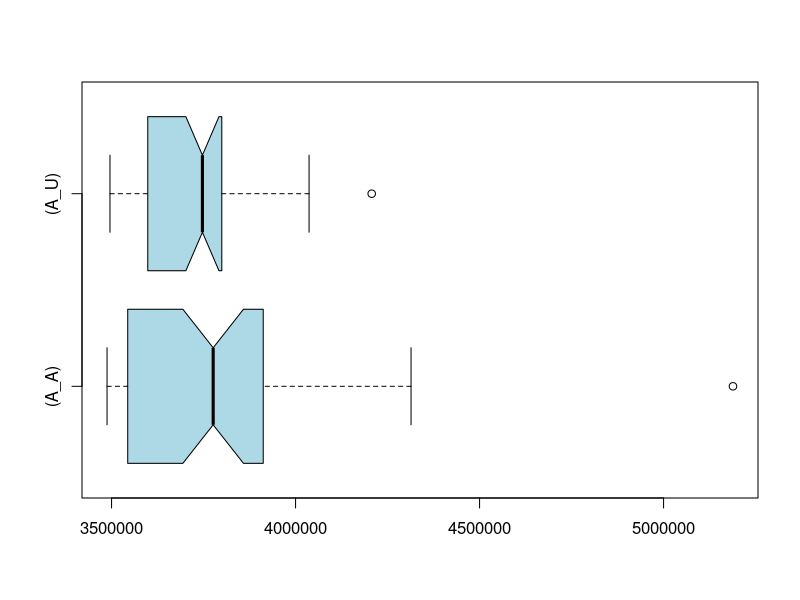

Here is the R script that generated this plot:
if (exists("A_A")) remove("A_A")
if (exists("A_U")) remove("A_U")
if (exists("C_A")) remove("C_A")
if (exists("C_U")) remove("C_U")
A_U<-c(3585060,3544801,3572841,3766252,3609163,3554847,3598336,3551720,3599343,3531823,3601259,3539078,4206889,3775992,3849754,3767818,3575330,3754226,3799525,3874195,3863426,3504930,3642525,3737389,4036722,3746321,3735645,3746077,3761068,3855088,3780977,3771727,3940015,3508529,3495719,3618637,3856618,3660351,3817553,3746886,3838300,3801152,3795833,3746915,3809920,3710156,3774957,3774550,3768306,3530522)
A_A<-c(3814884,3543901,3527208,3573673,3546600,3540444,3551156,3531866,3781429,3524938,3503785,3577162,3852296,4313788,3945786,3728163,4042059,3491356,4241813,4266042,4040621,3517558,3487728,3507192,3756797,3770814,5188579,3849150,4140650,3739310,3912169,3738445,3813542,3520032,3585284,3552192,3507920,3499306,3789259,3845531,3850419,3965042,3834098,3811071,3842292,3946811,4044245,3743420,3804430,3941637)
if (exists("A_U")) boxplot.stats(A_U)
if (exists("A_A")) boxplot.stats(A_A)
if (exists("C_U")) boxplot.stats(C_U)
if (exists("C_A")) boxplot.stats(C_A)
if (exists("A_U")) summary(A_U)
if (exists("A_A")) summary(A_A)
if (exists("C_U")) summary(C_U)
if (exists("C_A")) summary(C_A)
if (exists("A_U")) boxplot(A_A,A_U,col="lightblue",horizontal=TRUE,match=TRUE,names=c("(A_A)","(A_U)"),notch=TRUE)
if (exists("C_U")) boxplot(C_A,C_U,col="lightblue",horizontal=TRUE,match=TRUE,names=c("(C_A)","(C_U)"),notch=TRUE)
